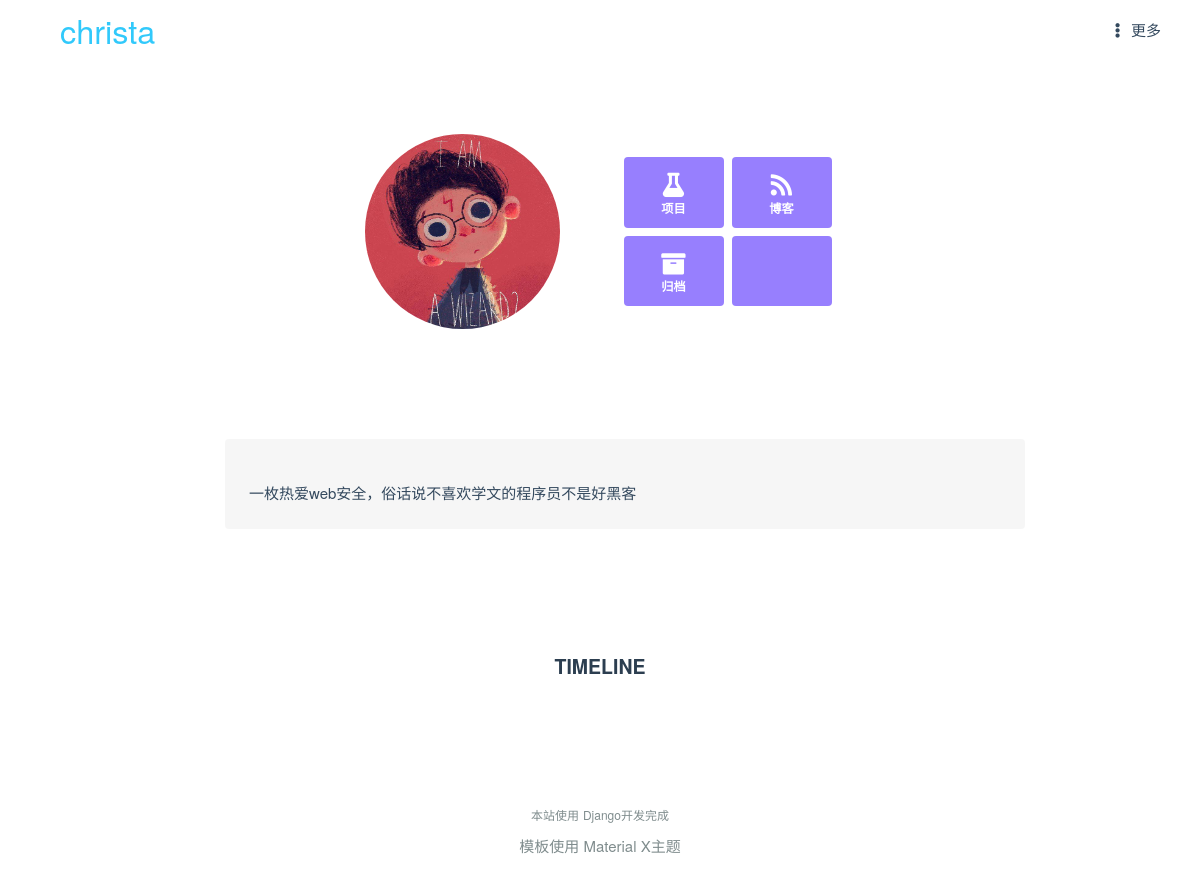
Before: / with the older database file.
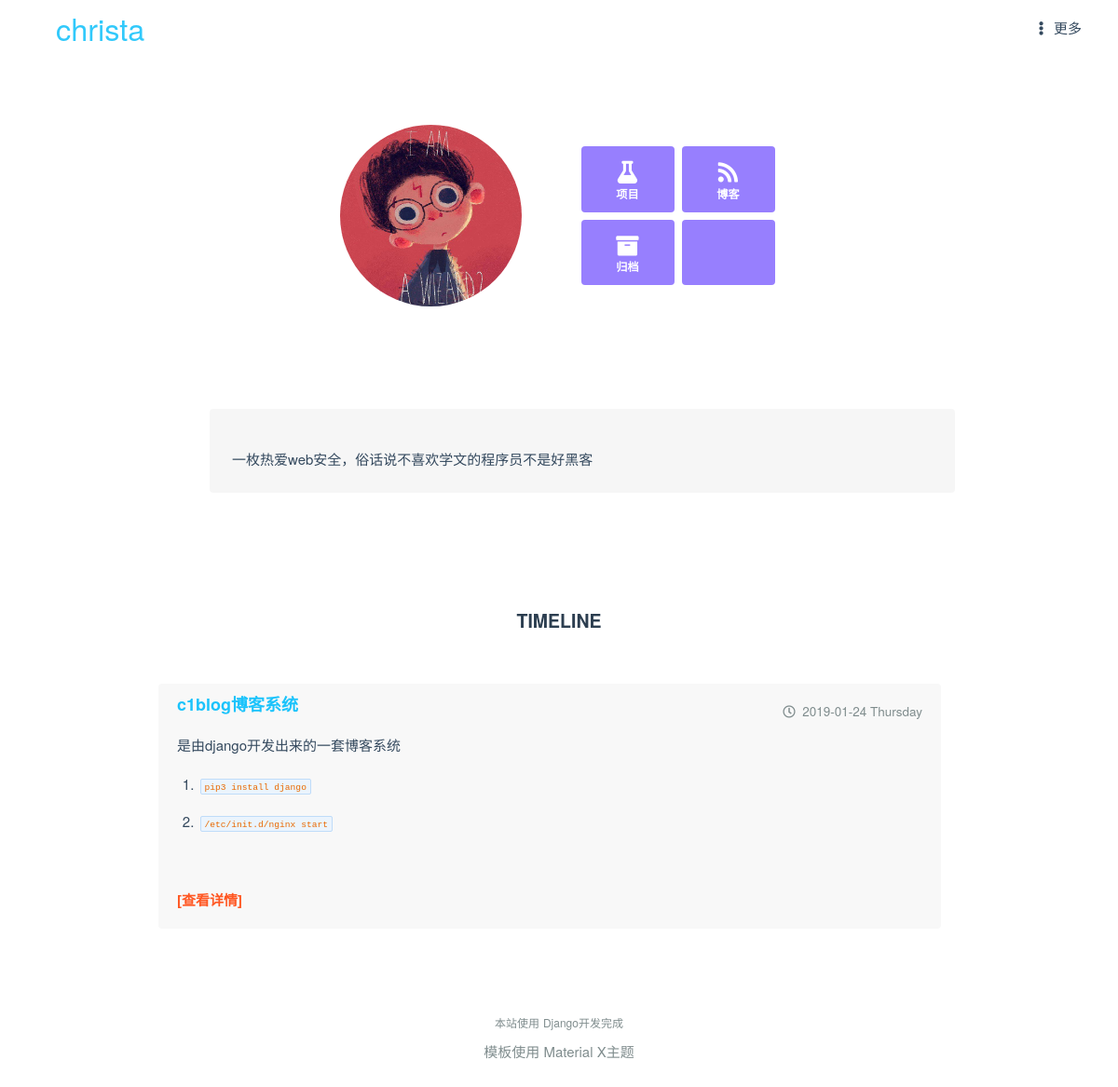
After: the same page with the newer database file.
### chris/models.py (models this page shows, shortened)
class Project(models.Model):
    title = models.CharField(max_length=100)
    datetime = models.DateTimeField()  # 新的项目时间
    detail = RichTextUploadingField() # 简介
    url = models.CharField(max_length=200)  # 项目的链接
    type = models.CharField(max_length=200)  # 项目所属类型
    class Meta:
        ordering = ['-datetime']

### chris/views.py (the view)
# urls.py: path('',views.index,name='index'),
def index(request):
    project = Project.objects.all()   # 首页博客信息
    return render(request,'index.html',{'pro':project})

### templates/index.html (shortened to what this page needs)
<!DOCTYPE html>
<html lang="zh-CN">
  <head>
    <link rel="stylesheet" href="https://cdn.jsdelivr.net/npm/aplayer@1.7.0/dist/APlayer.min.css">
    <link rel="stylesheet" href="/static/css/index.css">
    <link rel="stylesheet" href="https://cdn.jsdelivr.net/npm/@fortawesome/fontawesome-free@5.6.3/css/all.min.css">
      <link rel="stylesheet" href="/static/css/page.min.css">
  </head>
  <body>
    <div id="header">
      <a id="logo" href="/">
        <span>christa</span></a>
      <ul id="nav">
        <li class="nav-dropdown-container more">
          <a class="nav-link">
            <i class="fas fa-ellipsis-v fa-fw"></i>&nbsp;更多</a>
        </li>
      </ul>
    </div>
    <div id="hero">
      <div class="inner">
        <div class="left">
          <img class="hero-logo" src="/static/img/christa.jpg" alt="avatar"></div>
        <div class="right">
          <div class="home-nav">
            <ul class="pure">
              <li>
                <a href="https://github.com/chritsa">
                  <i class="fas fa-flask"></i>项目</a>
              </li>
              <li>
                <a href="/blog">
                  <i class="fas fa-rss"></i>博客</a>
              </li>
            </ul>
            <ul class="pure">
              <li>
                <a href="/lists">
                  <i class="fas fa-archive"></i>归档</a>
              </li>
              <li>
                <a href="javascript:void(0);">
                </a>
              </li>
            </ul>
          </div>
        </div>
      </div>
    </div>
    <div class="content">
        <div class="style-example example">
          <p>一枚热爱web安全，俗话说不喜欢学文的程序员不是好黑客<br/></p>
        </div>
    </div>
    <div id="posts">
      <div class="inner">
        <h2>TIMELINE</h2>
        <br>
          {% for project in pro %}
        <div class="content with-sidebar blog post">
          <div class="header">
            <h3>
              <a href="{{ project.url }}">{{ project.title }}</a></h3>
            <h5>
              <i class="far fa-clock"></i>&nbsp;&nbsp;{{ project.datetime|date:"Y-m-d l" }}</h5>
          </div>
            {{ project.detail | safe}}
          <a href="{{ project.url }}">[查看详情]</a></div>
          {% endfor %}
          </div>
      </div>
    {% include "include/footers.html" %}
  </body>
</html>

Changed rows visible on the page:
added Project: title "c1blog博客系统", datetime "2019-01-24 Thursday", detail "是由django开发出来的一套博客系统 pip3 install django /etc/init.d/nginx start"
